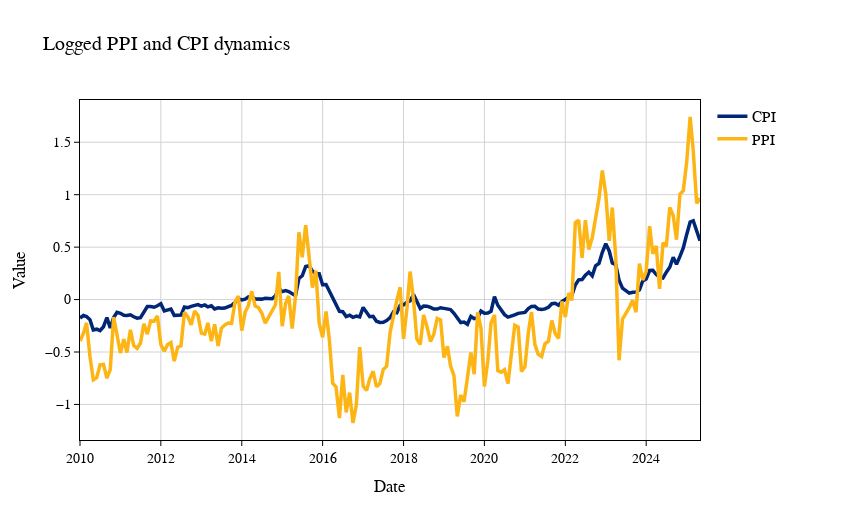

The notebook cell saved with this chart:
### Markdown cell above
# First Plots

### Code cell
x = df.date

# UC Berkeley colors
berkeley_blue = "#002676"
california_gold = "#FDB515"

fig = go.Figure()

fig.add_trace(go.Scatter(
    x=x,
    y=df.ln_cpi,
    mode="lines",
    name="CPI",
    line=dict(color=berkeley_blue, width=3.5)
))

fig.add_trace(go.Scatter(
    x=x,
    y=df.ln_ppi,
    mode="lines",
    name="PPI",
    line=dict(color=california_gold, width=3.5)
))

fig.update_layout(
    title="Logged PPI and CPI dynamics",
    xaxis_title="Date",
    yaxis_title="Value",

    # ECONOMETRICA / QJE STYLE
    font=dict(
        family="Times New Roman",
        size=14,
        color="black"
    ),
    template="simple_white",

    # Axes styling
    xaxis=dict(
        showgrid=True,
        gridcolor="lightgray",
        zeroline=False,
        linecolor="black",
        linewidth=1,
        mirror=True,
        ticks="outside",
        tickwidth=1,
        tickcolor="black"
    ),
    yaxis=dict(
        showgrid=True,
        gridcolor="lightgray",
        zeroline=False,
        linecolor="black",
        linewidth=1,
        mirror=True,
        ticks="outside",
        tickwidth=1,
        tickcolor="black"
    ),

    # Legend OUTSIDE (right)
    legend=dict(
        x=1.02,
        y=1,
        xanchor="left",
        yanchor="top",
        font=dict(size=15),
        bgcolor="rgba(255,255,255,0)",
        bordercolor="rgba(0,0,0,0)"
    ),

    margin=dict(r=150),
    width=850,
    height=520
)

fig.show()

fig.write_image(FOLDER + "plots/cpi_ppi/Eggs_CPI_PPI.png") #this line saves the plot

### Figure 1 — Plotly figure (JSON) as saved in the notebook; plotly's stock layout.template omitted (floating-point values rounded to 4 significant figures; data arrays with more than 128 entries replaced by an {"elided": "..."} marker saying what was removed)
{"data": [{"line": {"color": "#002676", "width": 3.5}, "mode": "lines", "name": "CPI", "type": "scatter", "x": {"elided": "185 str values"}, "y": {"elided": "185 float values"}}, {"line": {"color": "#FDB515", "width": 3.5}, "mode": "lines", "name": "PPI", "type": "scatter", "x": {"elided": "185 str values"}, "y": {"elided": "185 float values"}}], "layout": {"font": {"color": "black", "family": "Times New Roman", "size": 14}, "height": 520, "legend": {"bgcolor": "rgba(255,255,255,0)", "bordercolor": "rgba(0,0,0,0)", "font": {"size": 15}, "x": 1.02, "xanchor": "left", "y": 1, "yanchor": "top"}, "margin": {"r": 150}, "title": {"text": "Logged PPI and CPI dynamics"}, "width": 850, "xaxis": {"gridcolor": "lightgray", "linecolor": "black", "linewidth": 1, "mirror": true, "showgrid": true, "tickcolor": "black", "ticks": "outside", "tickwidth": 1, "title": {"text": "Date"}, "zeroline": false}, "yaxis": {"gridcolor": "lightgray", "linecolor": "black", "linewidth": 1, "mirror": true, "showgrid": true, "tickcolor": "black", "ticks": "outside", "tickwidth": 1, "title": {"text": "Value"}, "zeroline": false}}}
